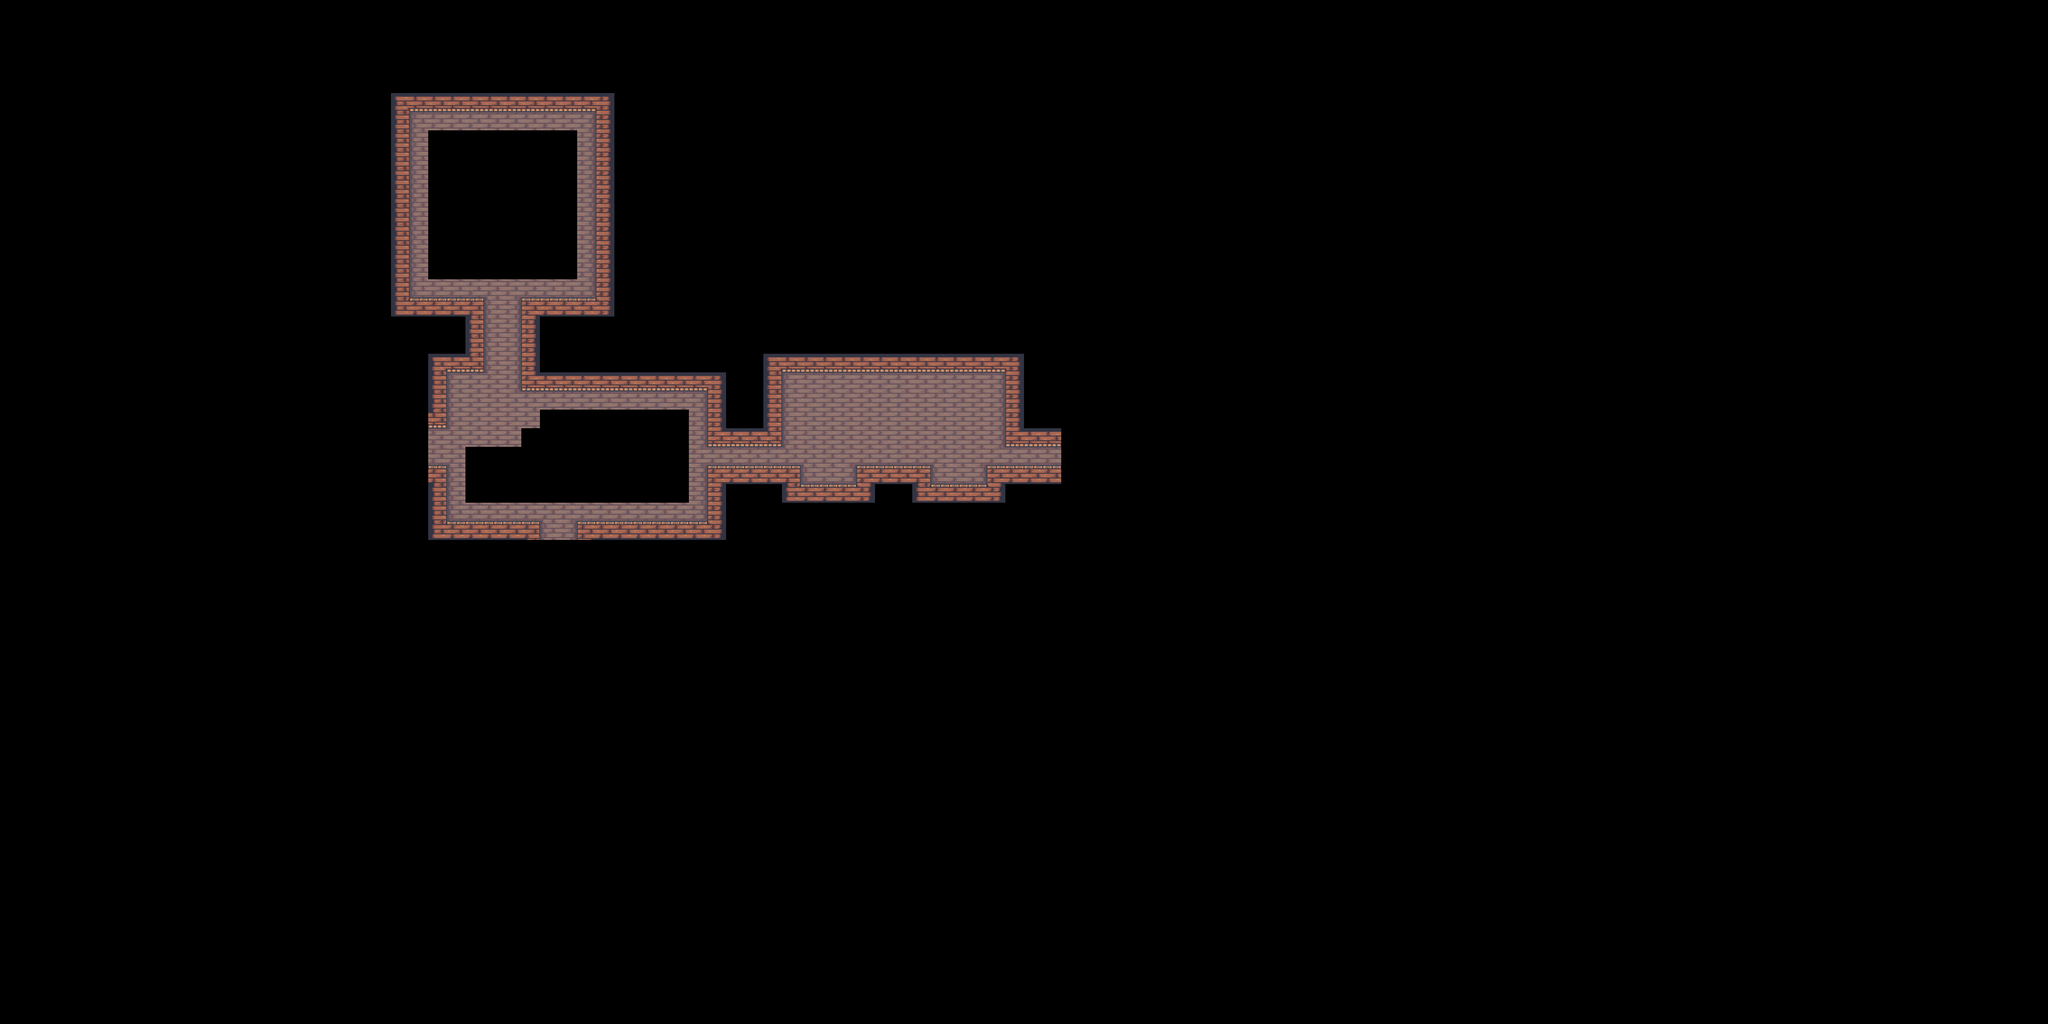

Below is a game level as drawn by its tile map, then a one-line description and the .tmx that defines it (tile-layer data replaced by summaries):
An orthogonal 110x55 tile map with 64x64 px tiles, 2 tile layers (ground_proto, ground).

<map version="1.9" tiledversion="1.9.2" orientation="orthogonal" renderorder="right-down" width="110" height="55" tilewidth="64" tileheight="64" infinite="0" nextlayerid="4" nextobjectid="1">
 <tileset firstgid="1" source="tileset.tsx" />
 <layer id="1" name="ground_proto" width="110" height="55">
  <data>[6050 cells, 167 non-empty, 13 distinct tile ids]</data>
 </layer>
 <layer id="3" name="ground" width="110" height="55">
  <data>[6050 cells, 238 non-empty, 29 distinct tile ids]</data>
 </layer>
</map>
